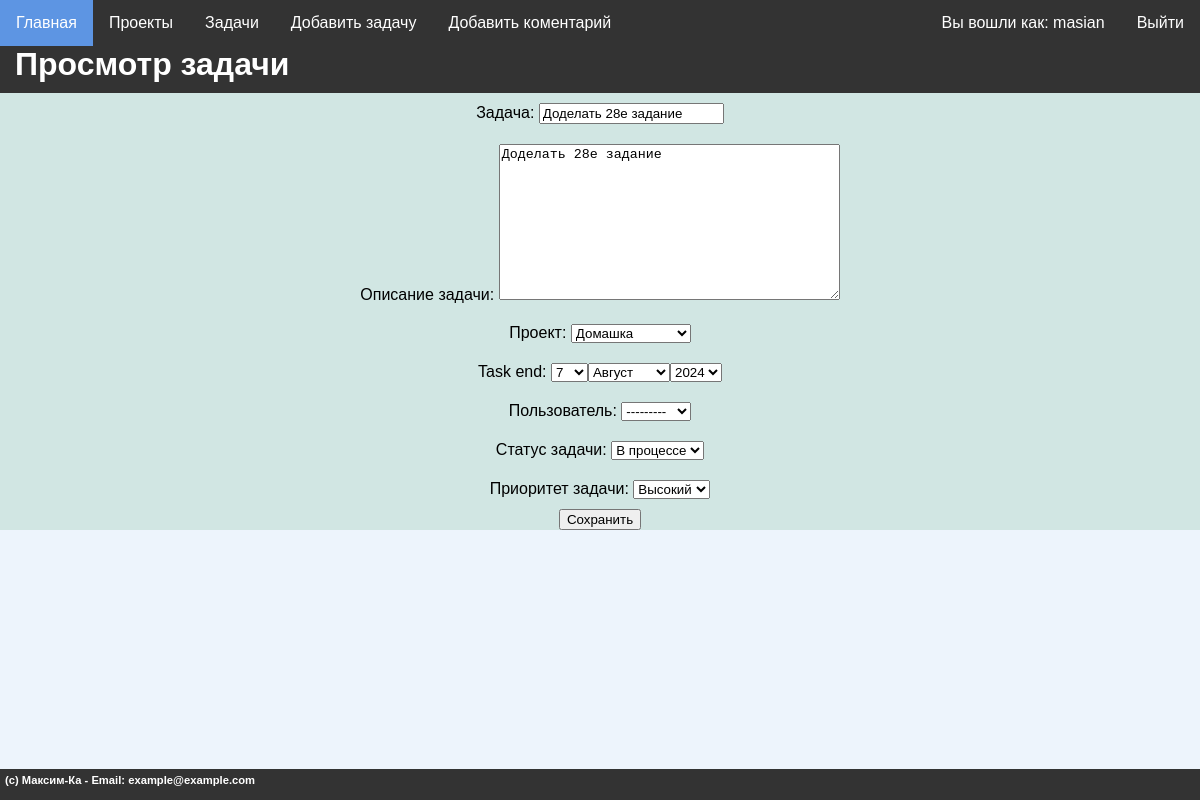
Page /viewtask/1/ (signed in) on the committed database.
### mainsite/models.py (models this page shows, shortened)
class Tasks(models.Model):
    STATUS_CHOICES = [
        ('Ожидает', 'Ожидает'),
        ('В процессе', 'В процессе'),
        ('Готово', 'Готово'),
    ]
    PRIORITY_CHOICES = [
        ('Низкий', 'Низкий'),
        ('Средний', 'Средний'),
        ('Высокий', 'Высокий'),
    ]
    task_proj = models.ForeignKey(Project, to_field='proj_name', on_delete=models.CASCADE, related_name='tasks', verbose_name="Проект")
    implementer = models.ForeignKey(get_user_model(),on_delete=models.SET_NULL, related_name='task_user', null = True, default=None, verbose_name="Пользователь" )
    task_name = models.CharField(max_length=255, verbose_name="Задача")
    task_desc = models.TextField(blank=True, verbose_name="Описание задачи")
    task_end = models.DateField(null = True, verbose_name="Выполнить до")
    status = models.CharField(max_length=20, choices=STATUS_CHOICES, default='pending', verbose_name="Статус задачи")
    priority = models.CharField(max_length=20, choices=PRIORITY_CHOICES, default='medium', verbose_name="Приоритет задачи")
    class Meta:
        verbose_name = "Задачи"
        verbose_name_plural = "Задачи"
        ordering = ["task_end"]

### mainsite/views.py (the view, shortened to what this page needs)
# urls.py: path('viewtask/<int:task_id>/', view_task, name='view_task'),
@login_required
def view_task(request, task_id):
    menu = [{'title':'Главная','url':'/'},
            {'title':'Проекты','url':'/proj'},
            {'title':'Задачи','url':'/tasks'},
            {'title':'Добавить задачу','url':'/add_task'},
            {'title':'Добавить коментарий','url':'/add_coment'}]
    instance = get_object_or_404(Tasks, id=task_id)
    form = TaskForm(instance=instance)
    context = {
        'title': 'Просмотр задачи',
        'menu': menu,
        'form': form,
        'footer' : "(c) Максим-Ка - Email: example@example.com",
        'header' : "Просмотр задачи"
    }
    return render(request, 'project_K/viewtask.html', context)

### mainsite/forms.py
class TaskForm(forms.ModelForm):
    task_end = forms.DateField(widget=SelectDateWidget(years=range(2024, 2026)))
    class Meta:
        model = Tasks
        fields = ['task_name','task_desc','task_proj','task_end','implementer','status','priority']

### mainsite/models.py (called while the page is built)
    def __str__(self):
      return self.proj_name

### mainsite/templates/project_K/viewtask.html
{% extends 'project_K/base.html' %} {% block content %}
<form method="post" enctype="multipart/form-data">
  {% csrf_token %} {{ form.non_field_errors }} {{ form.as_p }}
  <button type="submit">Сохранить</button>
</form>
{% endblock %}

### mainsite/templates/project_K/base.html (shortened to what this page needs)
{% load static %}
<!DOCTYPE html>
<html>
  <head>
    <link rel="stylesheet" href="{% static 'style.css' %}" />
  </head>
  <body>
    {% block mainmenu %}
    <nav>
      <ul>
        {% for item in menu %}
        <li class="mainmenu"><a href="{{ item.url }}">{{ item.title }}</a></li>
        {% endfor %} {% if user.is_authenticated %}
        <li class="login"><a href="/users/logout">Выйти</a></li>
        <li class="login">
          <a href="/users/login">Вы вошли как: {{user.username}} </a>
        </li>
        {% else %}
        <li class="login"><a href="/users/login">Войти</a></li>
        <li class="login"><a href="#">Зарегестрироваться</a></li>
        {% endif %}
      </ul>
    </nav>
    <h1>{{header}}</h1>
    {% endblock %}
    <div class="full-width-div" align="center">
      {% block content %} {% endblock %}
    </div>
    <h3 align="center">
      {% block footer %}
      <footer class="footer">
        <div class="container">
          <h2>{{footer}}</h2>
        </div>
      </footer>
      {% endblock %}
    </h3>
  </body>
</html>

### mainsite/static/style.css (style rules this page uses)
body, html { background-color: #edf4fc; margin: 0; padding: 0; width: 100%; padding-bottom: 10px; }
ul { list-style-type: none; margin: 0; padding: 0; overflow: hidden; background-color: #333; }
li.login { float: right; }
li.login a { display: block; color: white; font-family: Arial, sans-serif; text-align: center; padding: 14px 16px; text-decoration: none; }
li.mainmenu { float: left; }
li.mainmenu a { display: block; color: white; font-family: Arial, sans-serif; text-align: center; padding: 14px 16px; text-decoration: none; }
nav { display: block; }
h1 { background-color: #333; color: white; font-family: Arial, sans-serif; text-align: left; padding-left:15px; padding-bottom: 10px; margin: 0; box-sizing: border-box; width: 100%; }
h3 { position: absolute; margin-right: 1rem; bottom: 0px; }
.footer { background-color: #333; font-family: Arial, sans-serif; color: #fff; padding: 5px; text-align: left; position: fixed; bottom: 0; width: 100%; }
.footer .container { max-width: 100%; margin: 0 auto; }
.footer h2 { margin-top: 0; font-size: 0.6em; }
.full-width-div { background-color: #d1e6e3; font-family: 'Trebuchet MS', sans-serif; width: 100%; padding: 0px; padding-left: 10px; padding-right: 10px; box-sizing: border-box; }
p { margin: 0px; padding-top: 10px; padding-bottom: 10px; }

### rows in the picture
Tasks: task_name "Доделать 28е задание", task_desc "Доделать 28е задание", task_proj "Домашка", implementer "---------", status "В процессе", priority "Высокий"

### other values in the picture
{{ item.title }} "Главная" "Проекты" "Задачи" "Добавить задачу" "Добавить коментарий"
{{ user.username }} "masian"
{{ header }} "Просмотр задачи"
{{ footer }} "(c) Максим-Ка - Email: example@example.com"
